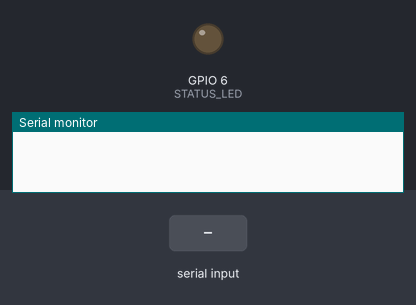
Bench run of a sketch on a simulated ESP32-S3. On the bench: output pins drawn as LEDs (lit = HIGH), the last lines printed to the serial monitor. The inputs (shaded band) are chosen by the test bench.

Above: at 1.2 s.
1.3 s: "1\n" received over Serial
At 2.31 s:
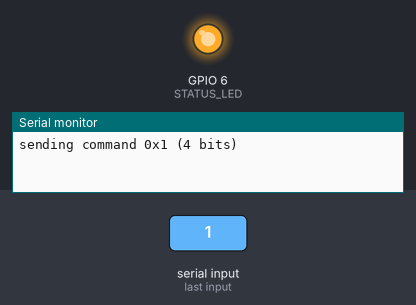
Timing chart, 0 to 4.3 s (numbered marks = the images above; inputs shaded):
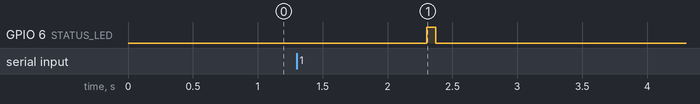

The sketch:

TeensIR.ino
```cpp
#include <limits.h>
#include <IRremote.h>

#define STATUS_LED 6

#define DEBUG 1

IRsend Remote;

void setup()
{
  pinMode(STATUS_LED, OUTPUT);
  digitalWrite(STATUS_LED, LOW);

  Serial.begin(9600);
  Serial.setTimeout(1000);
}

#define LED_ON digitalWrite(STATUS_LED, HIGH)
#define LED_OFF digitalWrite(STATUS_LED, LOW)

#ifdef DEBUG
#define DBG(fmt, args...) Serial.printf(fmt "\r\n", ##args)
#else
#define DBG(fmt, ...) 0
#endif

void emit(char *command_str) {
    unsigned long command = strtoul(command_str, NULL, 16);
    int n_bits = strlen(command_str) * 4;
    if (n_bits > sizeof(command) * CHAR_BIT) {
        Serial.printf("%d bits don't fit into an unsigned long here\r\n",
            n_bits);
        return;
    }

    DBG("sending command 0x%lx (%d bits)", command, n_bits);
    LED_ON;
    Remote.sendSAMSUNG(command, n_bits);
    LED_OFF;
    DBG("done");
}

void parse_command(char *buf) {
    char *start = buf, *p = buf;

    while (*p) {
        if (*p == '\r' || *p == '\n') {
            *p = '\0';
            break;
        }

        if (isspace(*p)) {
            *p = '\0';
            if (start < p)
                emit(start);

            DBG("delaying 100ms");

            delay(100);
            start = p+1;
        } else if (!isxdigit(*p)) {
            Serial.printf("Invalid character 0x%02x at input pos %d\r\n",
                *p, p-buf);
            return;
        }

        p++;
    }

    if (start < p)
        emit(start);
}

void loop() {
    char buf[256];
    int c = Serial.readBytesUntil('\r', buf, sizeof(buf));
    buf[c] = '\0';

    if (c > 0) {
        parse_command(buf);
    }
}
```

Measured:
- after the input at 1.3 s, GPIO 6 (STATUS_LED): LOW → HIGH after 1.0 s, → LOW 0.07 s later
